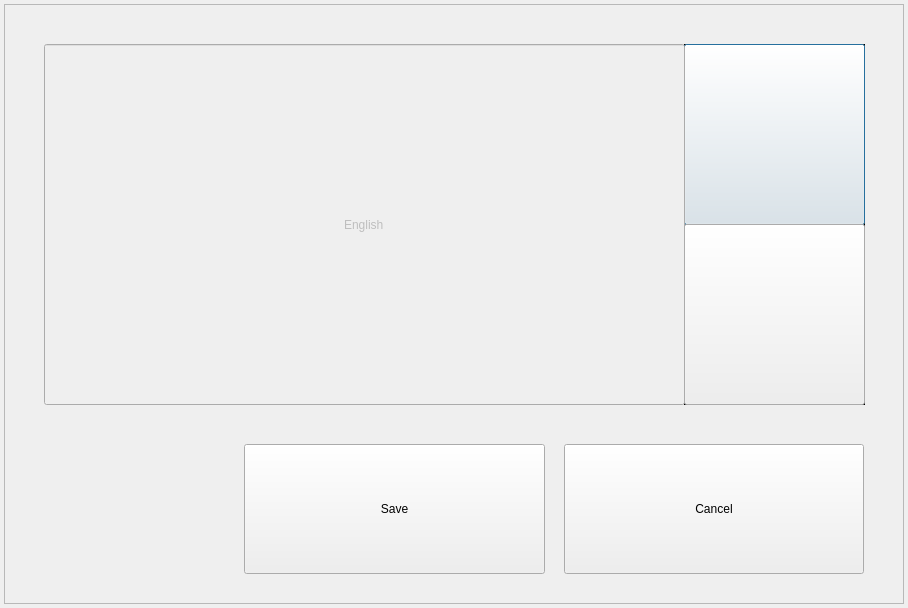
<?xml version="1.0" encoding="UTF-8"?>
<ui version="4.0">
 <class>LanguageDialog1080p</class>
 <widget class="QDialog" name="LanguageDialog1080p">
  <property name="geometry">
   <rect>
    <x>0</x>
    <y>0</y>
    <width>908</width>
    <height>608</height>
   </rect>
  </property>
  <property name="windowTitle">
   <string>LANGUAGE PROPERTY</string>
  </property>
  <widget class="QFrame" name="frame">
   <property name="geometry">
    <rect>
     <x>4</x>
     <y>4</y>
     <width>900</width>
     <height>600</height>
    </rect>
   </property>
   <property name="frameShape">
    <enum>QFrame::StyledPanel</enum>
   </property>
   <property name="frameShadow">
    <enum>QFrame::Raised</enum>
   </property>
   <widget class="QPushButton" name="buttonLanguageUp">
    <property name="enabled">
     <bool>true</bool>
    </property>
    <property name="geometry">
     <rect>
      <x>680</x>
      <y>40</y>
      <width>181</width>
      <height>181</height>
     </rect>
    </property>
    <property name="minimumSize">
     <size>
      <width>120</width>
      <height>120</height>
     </size>
    </property>
    <property name="maximumSize">
     <size>
      <width>16777215</width>
      <height>16777215</height>
     </size>
    </property>
    <property name="text">
     <string/>
    </property>
   </widget>
   <widget class="QPushButton" name="buttonSave">
    <property name="geometry">
     <rect>
      <x>240</x>
      <y>440</y>
      <width>301</width>
      <height>130</height>
     </rect>
    </property>
    <property name="text">
     <string>Save</string>
    </property>
   </widget>
   <widget class="QPushButton" name="buttonClose">
    <property name="geometry">
     <rect>
      <x>560</x>
      <y>440</y>
      <width>300</width>
      <height>130</height>
     </rect>
    </property>
    <property name="text">
     <string>Cancel</string>
    </property>
   </widget>
   <widget class="QPushButton" name="buttonLanguageDown">
    <property name="enabled">
     <bool>true</bool>
    </property>
    <property name="geometry">
     <rect>
      <x>680</x>
      <y>220</y>
      <width>181</width>
      <height>181</height>
     </rect>
    </property>
    <property name="minimumSize">
     <size>
      <width>120</width>
      <height>120</height>
     </size>
    </property>
    <property name="maximumSize">
     <size>
      <width>16777215</width>
      <height>16777215</height>
     </size>
    </property>
    <property name="text">
     <string/>
    </property>
   </widget>
   <widget class="QLineEdit" name="lineEditLanguage">
    <property name="enabled">
     <bool>false</bool>
    </property>
    <property name="geometry">
     <rect>
      <x>40</x>
      <y>40</y>
      <width>641</width>
      <height>361</height>
     </rect>
    </property>
    <property name="text">
     <string>English</string>
    </property>
    <property name="alignment">
     <set>Qt::AlignCenter</set>
    </property>
   </widget>
   <widget class="QLabel" name="label">
    <property name="geometry">
     <rect>
      <x>680</x>
      <y>40</y>
      <width>181</width>
      <height>181</height>
     </rect>
    </property>
    <property name="frameShape">
     <enum>QFrame::Box</enum>
    </property>
    <property name="text">
     <string/>
    </property>
   </widget>
   <widget class="QLabel" name="label_2">
    <property name="geometry">
     <rect>
      <x>680</x>
      <y>220</y>
      <width>181</width>
      <height>181</height>
     </rect>
    </property>
    <property name="frameShape">
     <enum>QFrame::Box</enum>
    </property>
    <property name="text">
     <string/>
    </property>
   </widget>
   <zorder>label</zorder>
   <zorder>label_2</zorder>
   <zorder>buttonLanguageUp</zorder>
   <zorder>buttonSave</zorder>
   <zorder>buttonClose</zorder>
   <zorder>buttonLanguageDown</zorder>
   <zorder>lineEditLanguage</zorder>
  </widget>
 </widget>
 <layoutdefault spacing="6" margin="11"/>
 <resources/>
 <connections/>
</ui>
